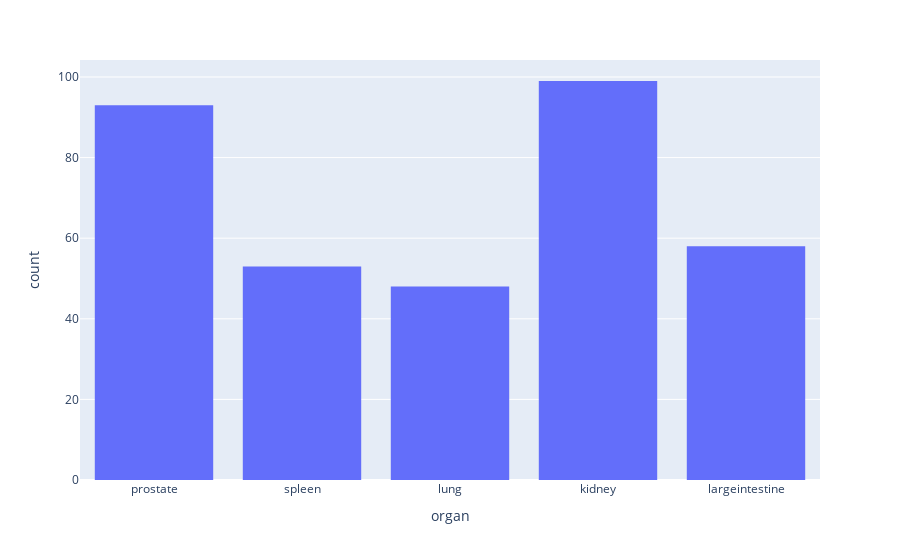

Here is the notebook cell this chart was saved with:
### Code cell
fig = px.histogram(train_df, x="organ")
fig.show()

### Figure 1 — Plotly figure (JSON) as saved in the notebook; plotly's stock layout.template omitted (floating-point values rounded to 4 significant figures; data arrays with more than 128 entries replaced by an {"elided": "..."} marker saying what was removed)
{"data": [{"alignmentgroup": "True", "bingroup": "x", "hovertemplate": "organ=%{x}<br>count=%{y}<extra></extra>", "legendgroup": "", "marker": {"color": "#636efa", "pattern": {"shape": ""}}, "name": "", "offsetgroup": "", "orientation": "v", "showlegend": false, "type": "histogram", "x": {"elided": "351 str values"}, "xaxis": "x", "yaxis": "y"}], "layout": {"autosize": true, "barmode": "relative", "legend": {"tracegroupgap": 0}, "margin": {"t": 60}, "xaxis": {"anchor": "y", "autorange": true, "domain": [0, 1], "range": [-0.5, 4.5], "title": {"text": "organ"}, "type": "category"}, "yaxis": {"anchor": "x", "autorange": true, "domain": [0, 1], "range": [0, 104.2], "title": {"text": "count"}}}}
